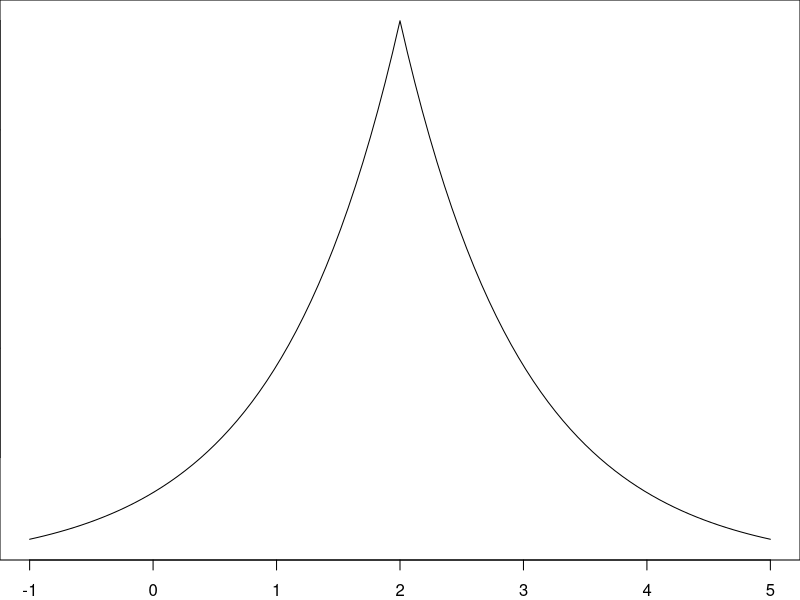
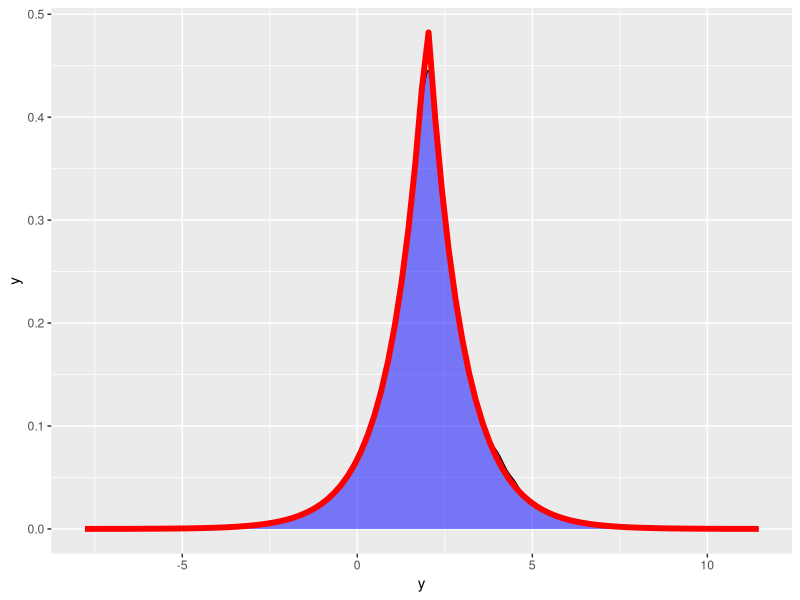
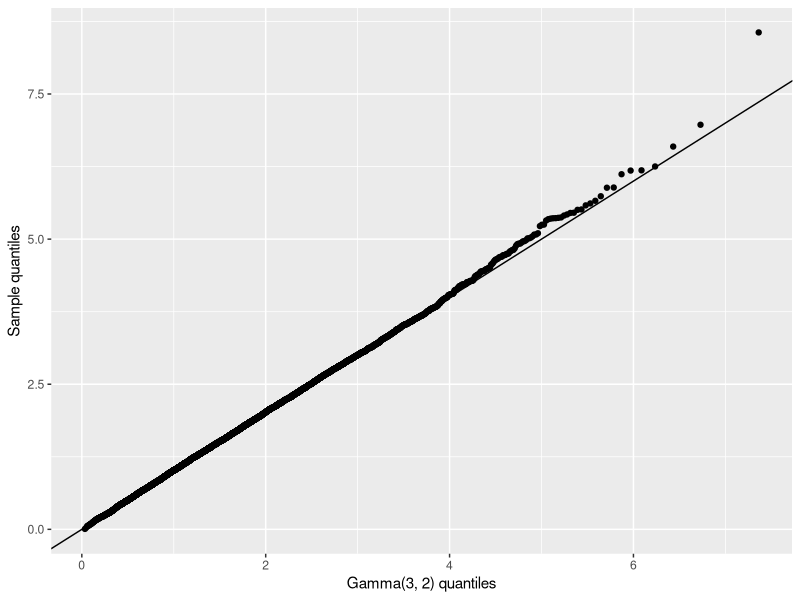
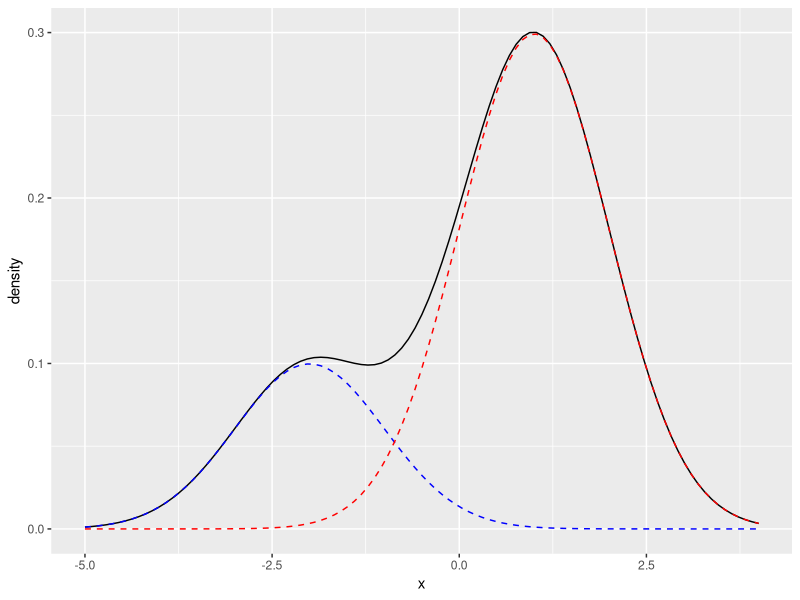
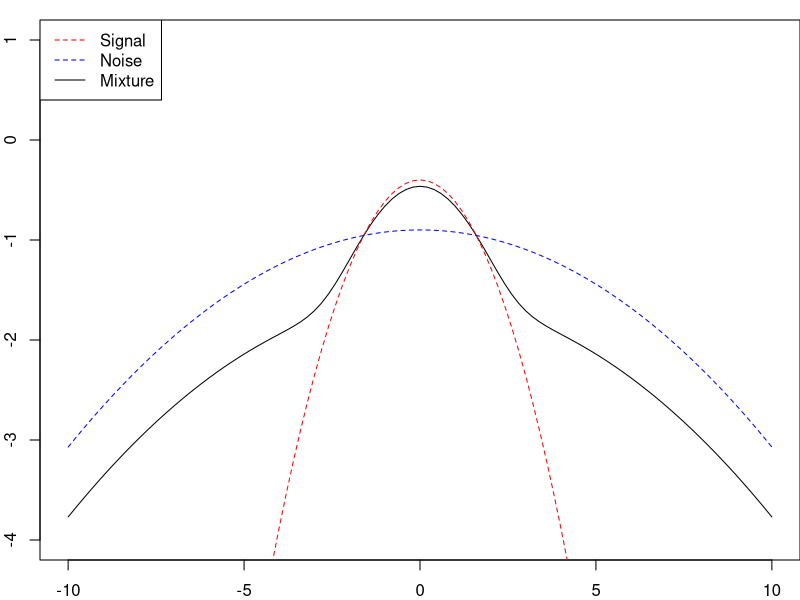

The R script that drew these images, in order:
## ---- chunk 1
knitr::opts_chunk$set(echo = TRUE, out.width = "100%")
options(width = 60, digits = 4)
set.seed(20261001)
library(tidyverse)
## ---- chunk 2
par(mar = c(2, 0, 0, 0))
curve(1/2 * exp( -1 * abs(x - 2)), from = -1, to = 5)
## ---- chunk 3
rlaplace <- function(n, theta) {
    sample(c(-1, 1), n, replace = TRUE) * rexp(n) + theta }
## ---- chunk 4
ggplot(data.frame(y = rlaplace(10000, theta = 2)), aes(x = y)) +
  geom_density(fill = "blue", alpha = 0.5) +
  stat_function(fun = function(x) { 1/2 * exp(-1 * abs(x - 2))},
                linewidth = 2, color = "red")
## ---- chunk 5
rgamma_sum <- function(n, k, rate) {
  e <- matrix(-log(runif(n * k)) / rate, nrow = k) # one column per draw
  colSums(e)
}
## ---- chunk 6
ggplot(data.frame(x = rgamma_sum(10000, k = 3, rate = 2)), aes(sample = x)) +
  geom_qq(distribution = qgamma, dparams = list(shape = 3, rate = 2)) +
  geom_abline(intercept = 0, slope = 1) +
  labs(x = "Gamma(3, 2) quantiles", y = "Sample quantiles")
## ---- chunk 7
rbinom_sum <- function(n, size, prob) {
  b <- matrix(runif(n * size) <= prob, nrow = size)
  colSums(b)
}
x <- rbinom_sum(10000, size = 5, prob = 0.3)
round(rbind(sampled = table(factor(x, levels = 0:5)) / 10000,
            exact = dbinom(0:5, 5, 0.3)), 3)
## ---- chunk 8
ggplot() + xlim(-5, 4) +
  stat_function(fun = function(x) 0.25 * dnorm(x + 2) + 0.75 * dnorm(x - 1)) +
  stat_function(fun = function(x) 0.25 * dnorm(x + 2), linetype = 2, color = "blue") +
  stat_function(fun = function(x) 0.75 * dnorm(x - 1), linetype = 2, color = "red") +
  labs(x = "x", y = "density")
## ---- chunk 9
k <- 10000
C <- rbinom(k, size = 1, prob = 0.75)
mix_latent <- ifelse(C == 1, rnorm(k, mean = 1), rnorm(k, mean = -2))
## ---- chunk 10
mu <- sample(c(1, -2), k, replace = TRUE, prob = c(0.75, 0.25))
mix_param <- rnorm(k, mean = mu)
## ---- chunk 11
rnoisy <- function(n, mu) {
    y <- rnorm(n, mean = mu, sd = 1)
    epsilon <- rnorm(n, mean = 0, sd = 3)
    b <- rbinom(n, size = 1, prob = 0.2)
    y + b * epsilon
}
## ---- chunk 12
noisy_density <- function(x) { 0.8 * dnorm(x) + 0.2 * dnorm(x, sd = sqrt(10))}
par(mar = c(2, 2, 1, 0))
curve(log10(noisy_density(x)),
      ylab = "Log_10 Density", xlab = "x", main = NA,
      from = -10, to = 10, ylim = c(-4, 1))
curve(log10(dnorm(x, mean = 0, sd = 1)), add = TRUE, col = "red", lty = 2)
curve(log10(dnorm(x, mean = 0, sd = sqrt(10))), add = TRUE, col = "blue", lty = 2)
legend("topleft", col = c("red", "blue", "black"), lty = c(2, 2, 1),
       legend = c("Signal", "Noise", "Mixture"))
## ---- chunk 13
noisy_groups <- replicate(1000, rnoisy(10, 0), simplify = FALSE)
## ---- chunk 14
noisy_means <- map_dbl(noisy_groups, mean) # distribution of T
## ---- chunk 15
(noisy_size <- mean(abs(noisy_means) >= qnorm(0.975, sd = 1/sqrt(10))))
## ---- chunk 16
(noisy_mean_cutoffs <- quantile(noisy_means, c(0.025, 0.975)))
## ---- chunk 17
mean(noisy_means <= noisy_mean_cutoffs[1] |
     noisy_means >= noisy_mean_cutoffs[2])
## ---- chunk 18
trimmed_mean <- function(x, p) {
  xqs <- quantile(x, c(p/2, 1 - (p/2)))
  keep(x, x > xqs[1] & x < xqs[2]) %>% mean
}
## ---- chunk 19
noisy_trimmed <- map_dbl(noisy_groups, trimmed_mean, p = 0.2)
(noisy_trimmed_cutoffs <- quantile(noisy_trimmed, c(0.025, 0.975)))
## ---- chunk 20
noisy_mean_cutoffs
noisy_trimmed_cutoffs
## ---- chunk 21
noisy_alt_data <- replicate(1000, rnoisy(10, mu = 1), simplify = FALSE)
noisy_alt_means <- map_dbl(noisy_alt_data, mean)
noisy_alt_trim  <- map_dbl(noisy_alt_data, trimmed_mean, p = 0.2)
## ---- chunk 22
mean(noisy_alt_means <= noisy_mean_cutoffs[1] |
     noisy_alt_means >= noisy_mean_cutoffs[2])

mean(noisy_alt_trim <= noisy_trimmed_cutoffs[1] |
     noisy_alt_trim >= noisy_trimmed_cutoffs[2])
